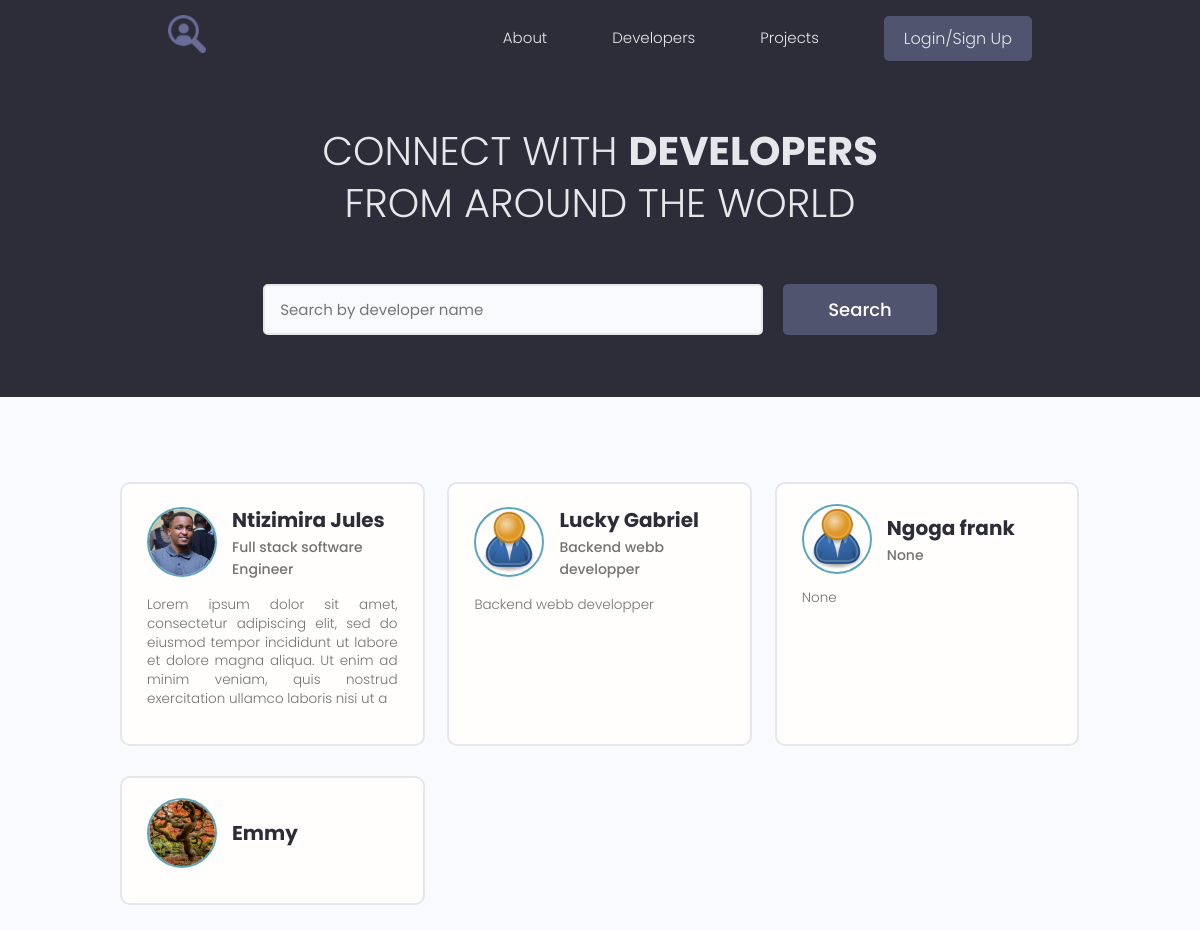
The app's page /profiles, older data.
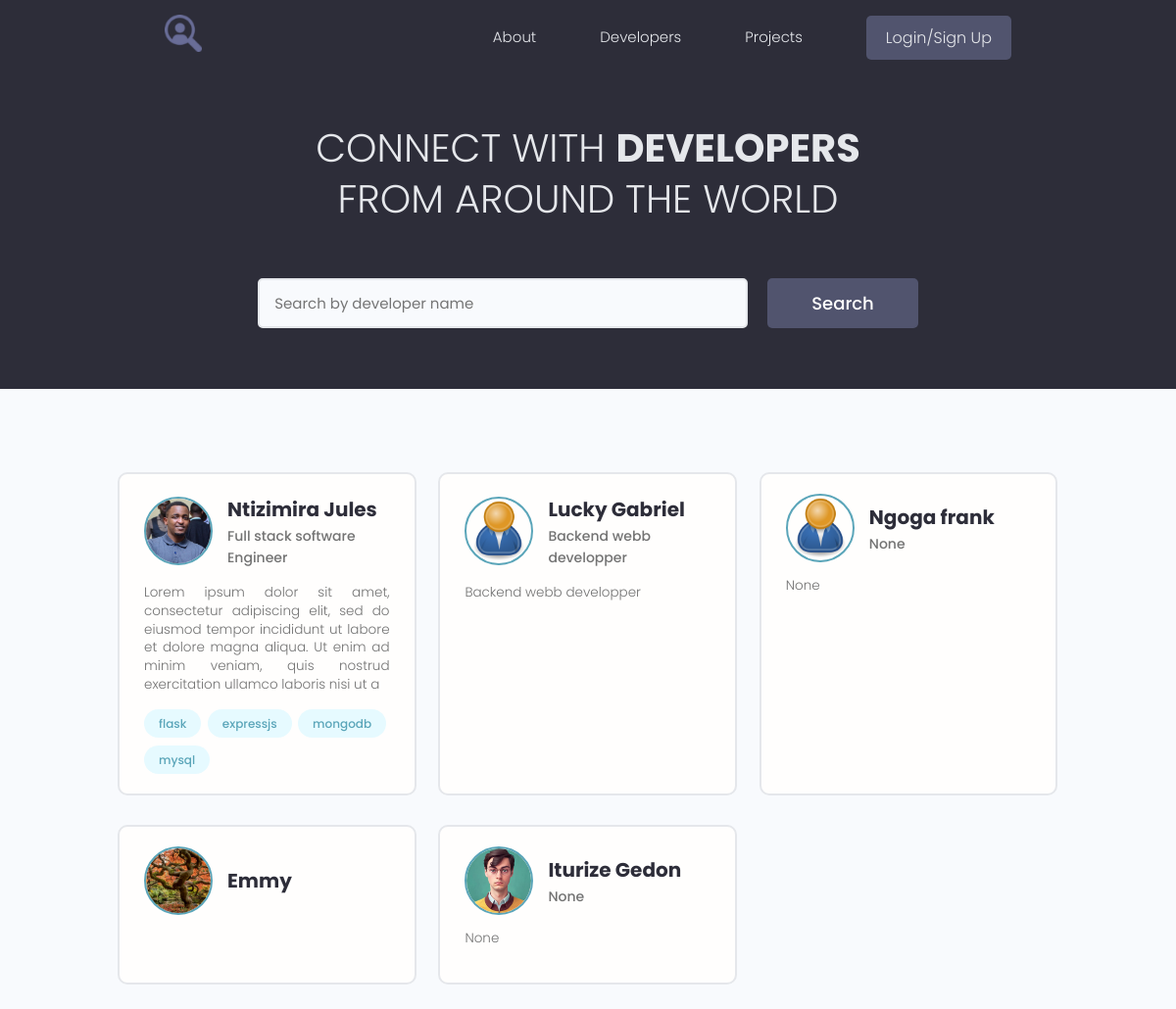
The same page, newer data.
### models/user.py (models this page shows, shortened)
class Profile(BaseModel, Base):
    __tablename__ = 'profiles'
    user_id = Column(String(60), ForeignKey('users.id'))
    user = relationship("User", back_populates="profile")
    username = Column(String(150), nullable=False, unique=True)
    email = Column(String(150), nullable=False)
    name = Column(String(150), nullable=False)
    bio = Column(Text, nullable=True)
    location = Column(String(150), nullable=True)
    headline = Column(String(250), nullable=True)
    profile_image_url = Column(String(2000), default='images/profiles/user-default.png')
    social_github = Column(String(200), nullable=True)
    social_linkdin = Column(String(200), nullable=True)
    social_youtube = Column(String(200), nullable=True)
    social_twitter = Column(String(200), nullable=True)
    skills = relationship("Skill", backref="profile",
                          cascade="all, delete, delete-orphan")
    comments = relationship("Comment", backref="profile", cascade="all, delete-orphan")
    rates = relationship("Rate", backref="profile", cascade="all, delete-orphan")
    notes = relationship("Note", backref="profile", cascade="all, delete-orphan")

### models/skill.py (models this page shows, shortened)
class Skill(BaseModel, Base):
    __tablename__ = 'skills'
    profile_id = Column(String(60), ForeignKey('profiles.id'), nullable=True)
    name = Column(String(200), nullable=False)
    description = Column(Text, nullable=True)

### webdynamic/views/users.py (the view)
@app_views.route('/profiles', methods=['GET'], strict_slashes=False)
def profiles():
    profiles = []
    searchQuery = None
    if request.args.get('text'):
        searchQuery = request.args.get('text').lower()
        profiles = profile_search(searchQuery)
    else:
        profiles = list(storage.all(Profile).values())
    page = int(request.args.get('page', 1))
    result = paginate(profiles, page)
    context = {
        'items_on_page': result.get('items_on_page'),
        'total_pages': result.get('total_pages'),
        'queryPage': page,
        'custom_range': result.get('custom_range'),
        'searchQuery': searchQuery if searchQuery else None
        }
    return render_template('profiles.html', **context)

### models/engine/dbManager.py (called while the page is built)
    def all(self, cls=None):
        new_dict = {}
        for clss in classes:
            if cls is None or cls is classes[clss] or cls is clss:
                objs = self.__session.query(classes[clss]).all()
                for obj in objs:
                    key = obj.__class__.__name__ + '.' + obj.id
                    new_dict[key] = obj
        return (new_dict)

### utils/paginate.py (called while the page is built)
def paginate(data, page=1):
    per_page = 9
    start_index = (page - 1) * per_page
    end_index = start_index + per_page
    total_pages = (len(data) + per_page - 1) // per_page
    items_on_page = data[start_index:end_index]
    leftindex = page - 4 if page > 4 else 1
    rightIndex =  page + 5 if (page + 5) <= total_pages else total_pages + 1
    custom_range = range(leftindex, rightIndex)
    prev_page = page - 1 if page > 1 else None
    next_page = page + 1 if page + 1 <= total_pages else None
    result = {
        'page': page,
        'page_size': len(items_on_page),
        'prev_page': prev_page,
        'next_page': next_page,
        'total_pages': total_pages,
        'custom_range': custom_range,
        'items_on_page': items_on_page,
    }
    return result

### webdynamic/templates/profiles.html (shortened to what this page needs)
{% extends 'main.html' %}
{% block content %}
  <main class="home">
    <section class="hero-section text-center">
      <div class="container container--narrow">
        <div class="hero-section__box">
          <h2>CONNECT WITH <span>DEVELOPERS</span></h2>
          <h2>FROM AROUND THE WORLD</h2>
        </div>
        <div class="hero-section__search">
          <form class="form" action="{{url_for('app_views.profiles')}}"  method="get" enctype="multipart/form-data">
            <div class="form__field">
              <input class="input input--text" id="formInput#search" type="text" name="text"
                placeholder="Search by developer name" />
            </div>
            <input class="btn btn--sub btn--lg" type="submit" value="Search" />
          </form>
        </div>
      </div>
    </section>
    <section class="devlist">
      <div class="container">
        <div class="grid grid--three">
            {% for profile in items_on_page %}
            <div class="column card">
                <div class="dev">
                <a href="{{url_for('app_views.profile', profile_id=profile.id)}}" class="card__body">
                    <div class="dev__profile">
                    <img class="avatar avatar--md" src="{{url_for('static', filename=profile.profile_image_url)}}" alt="image" />
                    <div class="dev__meta">
                        <h3>{{profile.name}}</h3>
                        <h5>{{profile.headline}}</h5>
                    </div>
                    </div>
                    <p class="dev__info">
                        {{profile.bio[:200] if profile.bio and profile.bio|length > 150 else profile.bio}}
                    </p>
                    <div class="dev__skills">
                    {% for skill in profile.skills %}
                    <span class="tag tag--pill tag--main">
                        <small>{{skill.name}}</small>
                    </span>
                    {% endfor %}
                    </div>
                </a>
                </div>
            </div>
            {% endfor %}
        </div>
      </div>
    </section>
  </main>
{% endblock %}

Row changes from the older to the newer data that the page shows:
added Skill: name "flask", shown under Profile "Ntizimira Jules"
added Skill: name "expressjs", shown under Profile "Ntizimira Jules"
added Skill: name "mongodb", shown under Profile "Ntizimira Jules"
added Skill: name "mysql", shown under Profile "Ntizimira Jules"
added Profile: profile_image_url (picture), name "Iturize Gedon", headline "None", bio "None"
